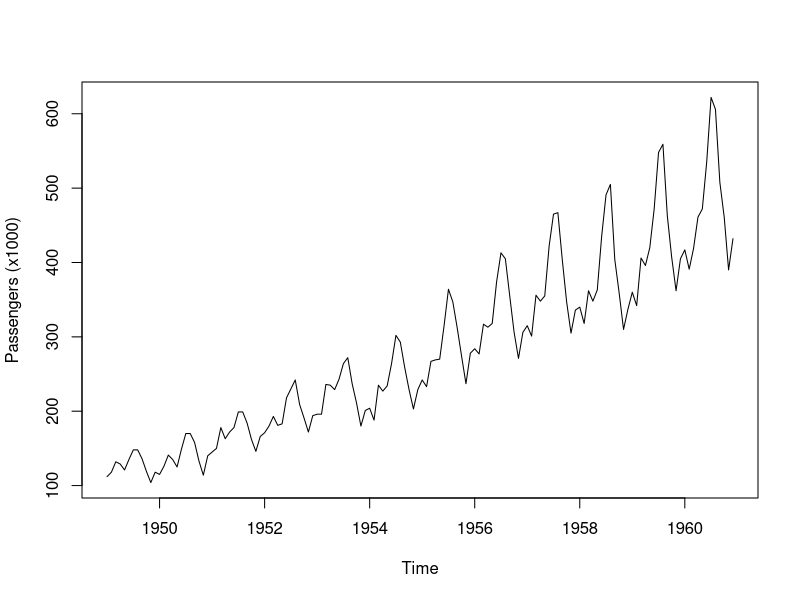
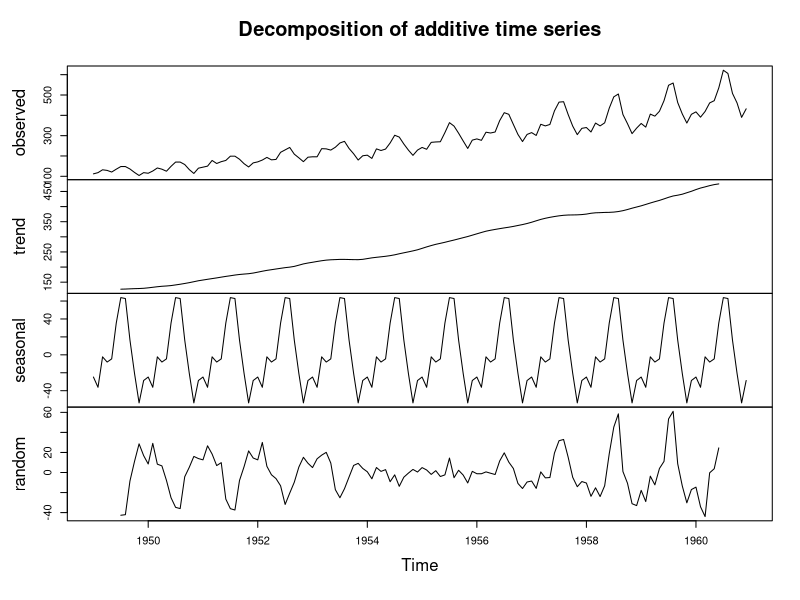

Generate these figures, in order, with R:
#Comenzaremos con un ejemplo típico que viene en la libreria `forecast`, el cual contiene datos de 
# los pasajeros internacionales de una aerolínea (Pan Am), entre los años de 1946 - 1960. Los datos 
# se utilizaron para predecir la demanda futura y la posible adquisición de aeronaves.

#Iniciamos cargando la libreria y cargando los datos


library(forecast)
data(AirPassengers)
AP <- AirPassengers
AP

#Verificamos que los datos sean una serie de tiempo

class(AP)

#Ahora podemos conocer el inicio, fin y la frecuencia de los datos en la serie de tiempo y los estadísticos básicos

start(AP); end(AP); frequency(AP)
summary(AP)

#Graficando la serie de tiempo

plot(AP, ylab= "Passengers (x1000)")


# Realizamos la gráfica de la descomposición 

plot(decompose(AirPassengers)) # time series decomposition

#Para demostrar si la serie de tiempo tiene un comportamiento estocástico realizaremos la prueba de Dickey-Fuller


install.packages("tseries")
library(tseries)
adf.test(AP, alternative ="stationary", k=12)

# NOTA: Si _p<0.05_ se descarta la hipotesis nula, es decir que la serie tiene un comportamiento estocástico, caso contrario la serie de tiempo será no tienen comportamiento estocástico, será no estacionaria.
